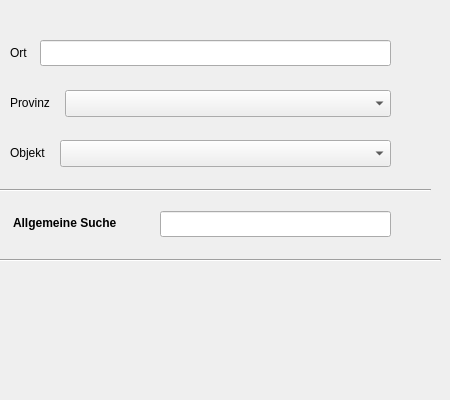
   <widget class="QWidget" name="base">
    <attribute name="title">
     <string>Grundsuche</string>
    </attribute>
    <attribute name="toolTip">
     <string>Base filter inputs</string>
    </attribute>
    <widget class="QLabel" name="label_2">
     <property name="geometry">
      <rect>
       <x>10</x>
       <y>40</y>
       <width>41</width>
       <height>26</height>
      </rect>
     </property>
     <property name="toolTip">
      <string>Place</string>
     </property>
     <property name="text">
      <string>Ort</string>
     </property>
    </widget>
    <widget class="QgsFilterLineEdit" name="mLineEditOrt">
     <property name="geometry">
      <rect>
       <x>40</x>
       <y>40</y>
       <width>351</width>
       <height>26</height>
      </rect>
     </property>
     <property name="toolTip">
      <string>Place</string>
     </property>
     <property name="text">
      <string/>
     </property>
     <property name="qgisRelation" stdset="0">
      <string notr="true"/>
     </property>
    </widget>
    <widget class="QLabel" name="label">
     <property name="geometry">
      <rect>
       <x>10</x>
       <y>90</y>
       <width>111</width>
       <height>26</height>
      </rect>
     </property>
     <property name="toolTip">
      <string>Province</string>
     </property>
     <property name="text">
      <string>Provinz</string>
     </property>
    </widget>
    <widget class="QgsCheckableComboBox" name="comboxBoxProvinz">
     <property name="geometry">
      <rect>
       <x>65</x>
       <y>90</y>
       <width>326</width>
       <height>27</height>
      </rect>
     </property>
     <property name="toolTip">
      <string>Province</string>
     </property>
     <property name="currentText">
      <string/>
     </property>
     <property name="defaultText">
      <string/>
     </property>
    </widget>
    <widget class="QLabel" name="label_12">
     <property name="geometry">
      <rect>
       <x>10</x>
       <y>140</y>
       <width>61</width>
       <height>26</height>
      </rect>
     </property>
     <property name="toolTip">
      <string>Type of instalation</string>
     </property>
     <property name="text">
      <string>Objekt</string>
     </property>
    </widget>
    <widget class="QgsCheckableComboBox" name="comboBoxObjekt">
     <property name="geometry">
      <rect>
       <x>60</x>
       <y>140</y>
       <width>331</width>
       <height>27</height>
      </rect>
     </property>
     <property name="toolTip">
      <string>Type of instalation</string>
     </property>
    </widget>
    <widget class="QLabel" name="label_5">
     <property name="geometry">
      <rect>
       <x>10</x>
       <y>280</y>
       <width>381</width>
       <height>111</height>
      </rect>
     </property>
     <property name="autoFillBackground">
      <bool>false</bool>
     </property>
     <property name="text">
      <string/>
     </property>
     <property name="pixmap">
      <pixmap resource="resources.qrc">:/plugins/Limes/logo-large.png</pixmap>
     </property>
     <property name="scaledContents">
      <bool>true</bool>
     </property>
     <property name="openExternalLinks">
      <bool>false</bool>
     </property>
    </widget>
    <widget class="QLabel" name="label_9">
     <property name="geometry">
      <rect>
       <x>13</x>
       <y>210</y>
       <width>131</width>
       <height>26</height>
      </rect>
     </property>
     <property name="font">
      <font>
       <weight>75</weight>
       <bold>true</bold>
      </font>
     </property>
     <property name="toolTip">
      <string>General search</string>
     </property>
     <property name="text">
      <string>Allgemeine Suche</string>
     </property>
    </widget>
    <widget class="QgsFilterLineEdit" name="mLineGenaralSearch">
     <property name="geometry">
      <rect>
       <x>160</x>
       <y>211</y>
       <width>231</width>
       <height>26</height>
      </rect>
     </property>
     <property name="toolTip">
      <string>General Search</string>
     </property>
     <property name="text">
      <string/>
     </property>
     <property name="qgisRelation" stdset="0">
      <string notr="true"/>
     </property>
    </widget>
    <widget class="Line" name="line_2">
     <property name="geometry">
      <rect>
       <x>-10</x>
       <y>180</y>
       <width>441</width>
       <height>20</height>
      </rect>
     </property>
     <property name="orientation">
      <enum>Qt::Horizontal</enum>
     </property>
    </widget>
    <widget class="Line" name="line_3">
     <property name="geometry">
      <rect>
       <x>0</x>
       <y>250</y>
       <width>441</width>
       <height>20</height>
      </rect>
     </property>
     <property name="orientation">
      <enum>Qt::Horizontal</enum>
     </property>
    </widget>
   </widget>
